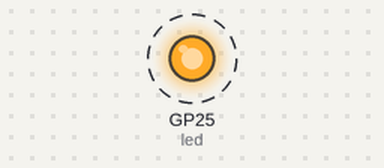
Bench run of a program on a simulated Raspberry Pi Pico running CircuitPython. On the bench: output pins drawn as LEDs (lit = HIGH). Dashed ring = blinking.

Above: at 0.2 s.
Timing chart, 0 to 3.0 s (numbered marks = the images above):
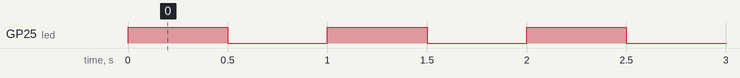

The program:

blink.py
```python
# simple code to test if your devboard is even working at all
# blinks the onboard gpio25 led
# circuitpython

import board
import digitalio
import time

led = digitalio.DigitalInOut(board.GP25)  # GPIO25
led.direction = digitalio.Direction.OUTPUT

while True:
    led.value = not led.value  # toggle
    time.sleep(0.5)
```

Measured:
- by itself, GP25 (led): alternates HIGH for 0.50 s and LOW for 0.50 s
